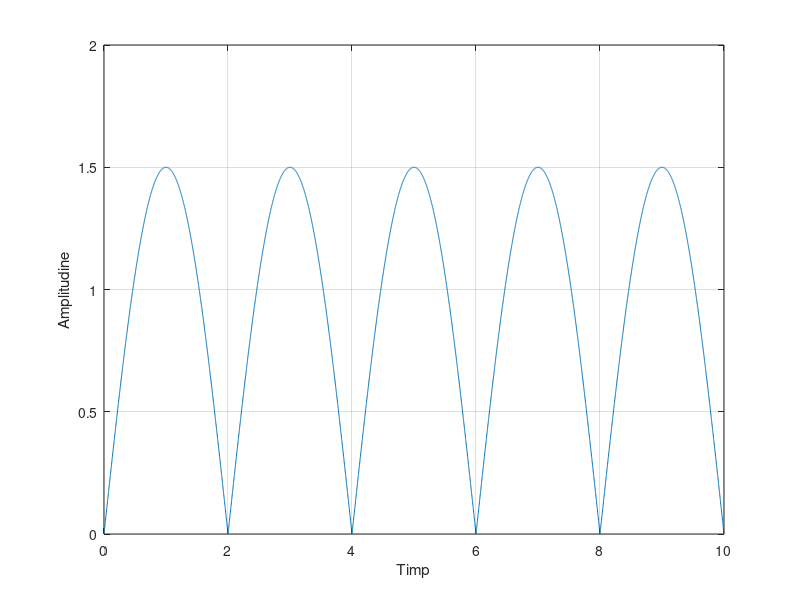

Recreate this plot in MATLAB.
t = 0:.002:10;
s = 1.5*sin(2*pi*0.25*t);
for i = 1:1:length(s);
if s(i) < 0;
s(i) = -s(i);
end
end

plot(t,s), grid
xlabel('Timp')
ylabel('Amplitudine')